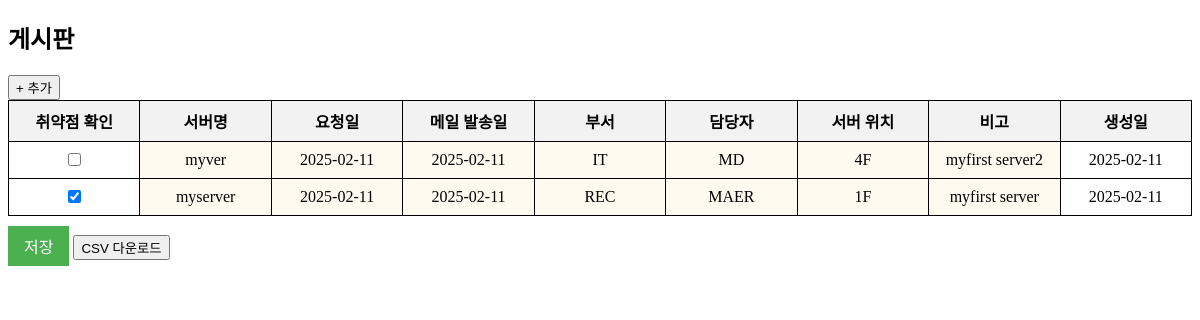
Before: / with the older database file.
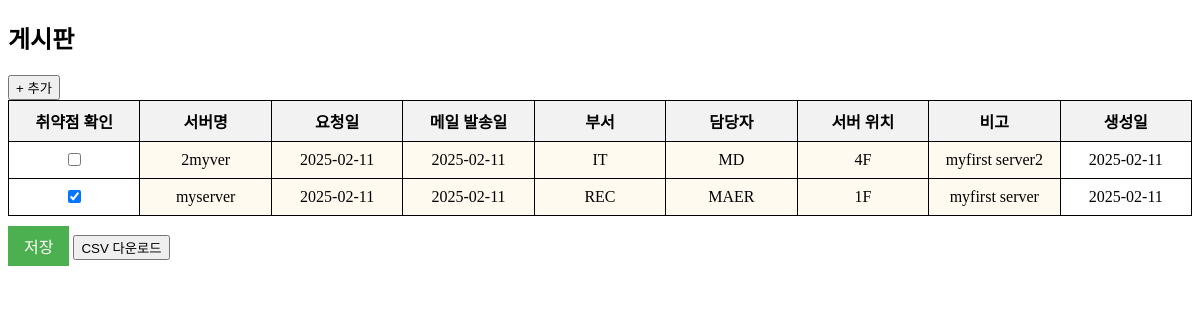
After: the same page with the newer database file.
### board/models.py (models this page shows, shortened)
class Post(models.Model):
    vul_ok = models.BooleanField(default=False)
    srv_name = models.CharField(max_length=100)
    req_date = models.DateField()
    sendmail_date = models.DateField()
    adm_buseo = models.CharField(max_length=30)
    adm_name = models.CharField(max_length=15)
    srv_loc = models.CharField(max_length=50)
    bigo = models.TextField()
    created_date = models.DateTimeField(default=timezone.now)

### board/views.py (the view)
# urls.py: path("", index, name="index"),  # 메인 페이지
def index(request):
    posts = Post.objects.all().order_by("-created_date")
    return render(request, "board/index.html", {"posts": posts})

### board/templates/board/index.html (shortened to what this page needs)
{% load static %}
<!DOCTYPE html>
<html lang="ko">
<head>
    <link rel="stylesheet" href="{% static 'board/main.css' %}">
</head>
<body>
    <h2>게시판</h2>
    <button id="addRowBtn">+ 추가</button>
    <table>
        <thead>
            <tr>
                <th>취약점 확인</th>
                <th>서버명</th>
                <th>요청일</th>
                <th>메일 발송일</th>
                <th>부서</th>
                <th>담당자</th>
                <th>서버 위치</th>
                <th>비고</th>
                <th>생성일</th>
            </tr>
        </thead>
        <tbody id="dataTable">
            {% for post in posts %}
            <tr data-id="{{ post.id }}">
                <td>
                    <input type="checkbox" data-field="vul_ok" {% if post.vul_ok %}checked{% endif %}>
                </td>
                <td contenteditable="true" class="edit" data-field="srv_name">{{ post.srv_name }}</td>
                <td contenteditable="true" class="edit" data-field="req_date">{{ post.req_date|date:"Y-m-d"}}</td>
                <td contenteditable="true" class="edit" data-field="sendmail_date">{{ post.sendmail_date|date:"Y-m-d" }}</td>
                <td contenteditable="true" class="edit" data-field="adm_buseo">{{ post.adm_buseo }}</td>
                <td contenteditable="true" class="edit" data-field="adm_name">{{ post.adm_name }}</td>
                <td contenteditable="true" class="edit" data-field="srv_loc">{{ post.srv_loc }}</td>
                <td contenteditable="true" class="edit" data-field="bigo">{{ post.bigo }}</td>
                <td>{{ post.created_date|date:"Y-m-d" }}</td>
            </tr>
            {% endfor %}
        </tbody>
    </table>
    <button id="saveBtn">저장</button>
    <a href="{% url 'download_csv' %}">
        <button>CSV 다운로드</button>
    </a>
</body>
</html>

### board/static/board/main.css (style rules this page uses)
table { width: 100%; border-collapse: collapse; table-layout: fixed; }
th, td { border: 1px solid black; padding: 8px; text-align: center; width: 12.5%; white-space: nowrap; overflow: hidden; text-overflow: ellipsis; }
th { background-color: #f2f2f2; }
td[contenteditable="true"] { background-color: #fffaf0; cursor: text; }

### board/templates/board/index.html (style rules this page uses)
#saveBtn { margin-top: 10px; padding: 8px 16px; font-size: 16px; background-color: #4CAF50; color: white; border: none; cursor: pointer; }

Changed rows visible on the page:
changed Post "IT": srv_name "myver" → "2myver"
